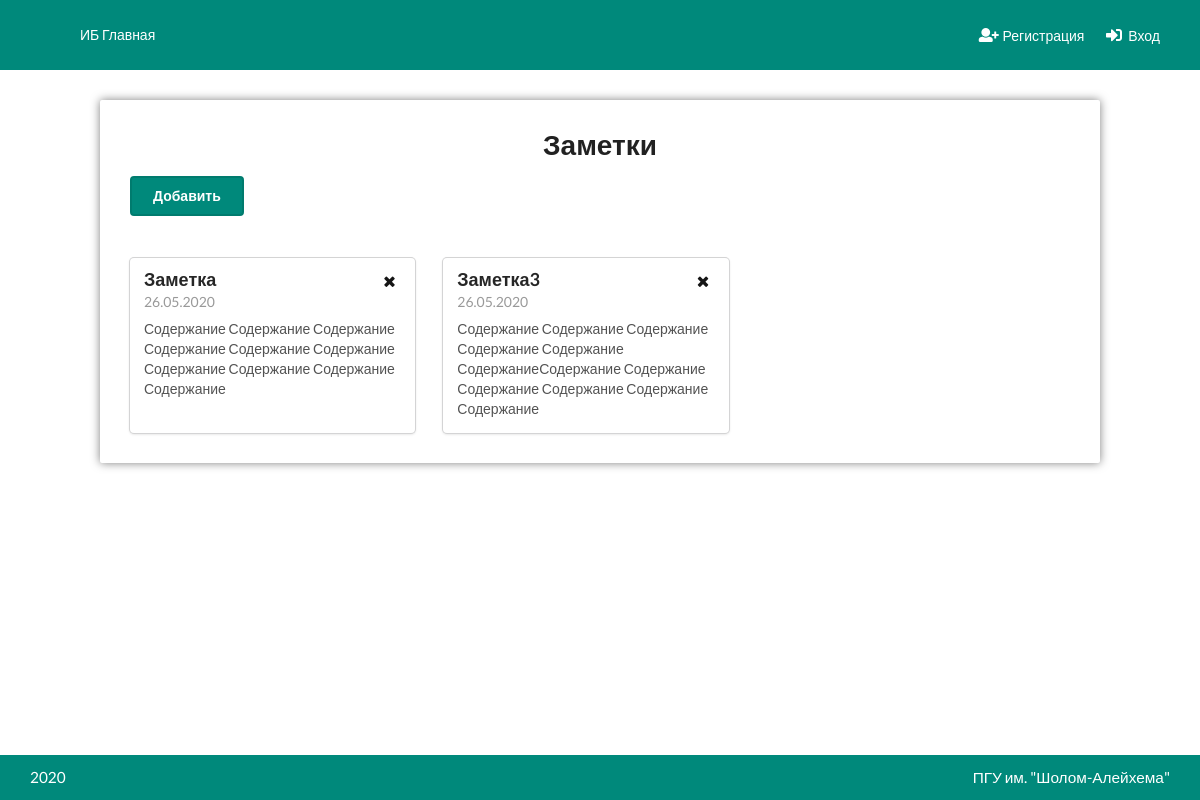
Screenshot of /other/zametki/ with the database file from the repository.
### Other/models.py (models this page shows, shortened)
class Zametka(models.Model):
    objects = MyManager()
    name = models.CharField(max_length=32)
    date = models.DateField(auto_now_add=True)
    content = models.CharField(max_length=1024)
    class Meta:
        verbose_name = 'Заметка'
        verbose_name_plural = 'Заметки'

### Other/views.py (the view)
# urls.py: path('zametki/', zametki, name='zametki'),
def zametki(request):
    if request.method == 'POST':
        form = ZametkaForm(request.POST)
        if form.is_valid():
            form.save()
    return render(request, 'Other/Zametki.html', {'zametki': Zametka.objects.all()})

### templates/Other/Zametki.html (shortened to what this page needs)
{% extends 'base.html' %}
{% load modified %}
{% load static %}
{% block content %}
    <div class="ui container">
        <div class="child-center">
            <div class="zametki cblock">
                <div class="content">
                    <h1 class="ui center aligned header">Заметки</h1>
                    <a id="add-zametka" class="ui primary button medium">Добавить</a>
                    <div id="cards-container" class="ui three cards">
                        {% for zametka in zametki %}
                            <div class="card">
                                <div class="content">
                                    <i data-id="{{ zametka.id }}" class="delete-btn right floated close icon"></i>
                                    <div class="header">{{ zametka.name }}</div>
                                    <div class="meta">{{ zametka.date }}</div>
                                    <div class="description">{{ zametka.content }}</div>
                                </div>
                            </div>
                        {% endfor %}
                    </div>
                </div>
            </div>
        </div>
    </div>
{% endblock %}

### static/css/style.css (style rules this page uses)
:root { --color: #151515;--nav-bg-color: #00897b;--nav-color: #ffffff;--nav-item-hover-bg-color: #007b6e;--content-bg-color: #ffffff;--btn-primary-color: #00897b;--btn-primary-hover-color: #007b6e;--btn-primary-active-color: #006d62;--btn-primary-text-color: #ffffff;--menu-active-color: #ccddff;--menu-active-hover-color: #b3ccff;--graphic-key-color: #00897b;--graphic-key-brd-color: #007b6e }
:root body:before { filter:invert(100%) blur(5px) opacity(60%) }
.zametki { width:100%;max-width:1000px }
.zametki #cards-container { float:left;width:100%;position:relative }
.zametki .ui.cards { margin-top:30px }
.zametki .ui.cards .card i { transition:.2s;cursor:pointer }
html { padding:0;margin:0;min-height:100% }
body { padding:0;margin:0;color:var(--color) }
body:before { z-index:-3;content:"";position:fixed;top:0;left:0;width:100%;height:100%;background-attachment:fixed;background-repeat:no-repeat;background-size:cover }
body h1 { font-size:3rem }
.ui.container { width:95%;max-width:1280px !important }
.child-center { width:100%;display:flex;justify-content:center }
.cblock { display:block;position:relative;float:left }
.content:not(.no-shadow) { margin:30px 0;background-color:var(--content-bg-color);border-radius:2px;display:block;position:relative;float:left;width:100%;padding:30px;box-shadow:0 0 10px rgba(0,0,0,0.5) }
.ui.button.primary { background-color:var(--btn-primary-color);color:var(--btn-primary-text-color);border-radius:4px;border:solid 2px #007b6e }

### rows the page displays
Zametka: name "Заметка", date "26.05.2020", content "Содержание Содержание Содержание Содержание Содержание Содержание Содержание Содержание Содержание Содержание"
Zametka: name "Заметка3", date "26.05.2020", content "Содержание Содержание Содержание Содержание Содержание СодержаниеСодержание Содержание Содержание Содержание Содержание Содержание"
